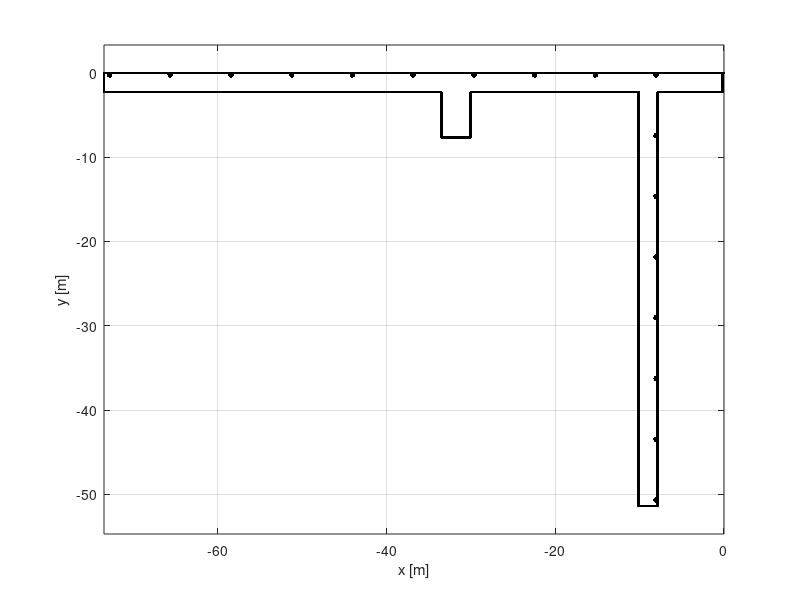

Source code (MATLAB):
data = [];
resolv = 30;
noise = 3;

%%
x = 0:resolv:73510;
y = zeros(size(x));
x_noise = noise*(2*(rand(size(x))-0.5));
y_noise = noise*(2*(rand(size(y))-0.5));
data = [-1*x+x_noise;y+y_noise];

%%
y = resolv:resolv:2280;
x = zeros(size(y));
x_noise = noise*(2*(rand(size(x))-0.5));
y_noise = noise*(2*(rand(size(y))-0.5));
data_section = [x+x_noise+data(1,end);-1*y+y_noise+data(2,end)];
data = [data data_section];

%%
x = resolv:resolv:40000;
y = zeros(size(x));
x_noise = noise*(2*(rand(size(x))-0.5));
y_noise = noise*(2*(rand(size(y))-0.5));
data_section = [(x+x_noise+data(1,end));y+y_noise+data(2,end)];
data = [data data_section];

%%
y = resolv:resolv:5370;
x = zeros(size(y));
x_noise = noise*(2*(rand(size(x))-0.5));
y_noise = noise*(2*(rand(size(y))-0.5));
data_section = [(x+x_noise+data(1,end));-1*y+y_noise+data(2,end)];
data = [data data_section];

%%
x = resolv:resolv:3500;
y = zeros(size(x));
x_noise = noise*(2*(rand(size(x))-0.5));
y_noise = noise*(2*(rand(size(y))-0.5));
data_section = [(x+x_noise+data(1,end));y+y_noise+data(2,end)];
data = [data data_section];

%%
y = resolv:resolv:5370;
x = zeros(size(y));
x_noise = noise*(2*(rand(size(x))-0.5));
y_noise = noise*(2*(rand(size(y))-0.5));
data_section = [(x+x_noise+data(1,end));y+y_noise+data(2,end)];
data = [data data_section];

%%
x = resolv:resolv:19900;
y = zeros(size(x));
x_noise = noise*(2*(rand(size(x))-0.5));
y_noise = noise*(2*(rand(size(y))-0.5));
data_section = [(x+x_noise+data(1,end));y+y_noise+data(2,end)];
data = [data data_section];

%%
y = resolv:resolv:49130;
x = zeros(size(y));
x_noise = noise*(2*(rand(size(x))-0.5));
y_noise = noise*(2*(rand(size(y))-0.5));
data_section = [(x+x_noise+data(1,end));-1*y+y_noise+data(2,end)];
data = [data data_section];

%%
x = resolv:resolv:2300;
y = zeros(size(x));
x_noise = noise*(2*(rand(size(x))-0.5));
y_noise = noise*(2*(rand(size(y))-0.5));
data_section = [(x+x_noise+data(1,end));y+y_noise+data(2,end)];
data = [data data_section];

%%
y = resolv:resolv:49130;
x = zeros(size(y));
x_noise = noise*(2*(rand(size(x))-0.5));
y_noise = noise*(2*(rand(size(y))-0.5));
data_section = [(x+x_noise+data(1,end));y+y_noise+data(2,end)];
data = [data data_section];

%%
x = resolv:resolv:7690;
y = zeros(size(x));
x_noise = noise*(2*(rand(size(x))-0.5));
y_noise = noise*(2*(rand(size(y))-0.5));
data_section = [(x+x_noise+data(1,end));y+y_noise+data(2,end)];
data = [data data_section];

%%
y = resolv:resolv:2280;
x = zeros(size(y));
x_noise = noise*(2*(rand(size(x))-0.5));
y_noise = noise*(2*(rand(size(y))-0.5));
data_section = [x+x_noise+data(1,end);y+y_noise+data(2,end)];
data = [data data_section];

%%
x_c = 8050;
y_c = 250;
r = 350/2;
phi = 1:10:360;
x = r*cosd(phi) + x_c;
y = r*sind(phi) + y_c;

x_noise = noise*(2*(rand(size(x))-0.5));
y_noise = noise*(2*(rand(size(y))-0.5));
data_section = [-1*x+x_noise;-1*y+y_noise];

% subsample = 1;
% plot(data(1,1:subsample:end),data(2,1:subsample:end),'.k');
% axis equal;

data = [data data_section];

%%
x_c = 8050;
y_c = 250;

for i = 1:9
    x_c = x_c + 7200;
    y_c = 250;
    r = 350/2;
    phi = 1:10:360;
    x = r*cosd(phi) + x_c;
    y = r*sind(phi) + y_c;

    x_noise = noise*(2*(rand(size(x))-0.5));
    y_noise = noise*(2*(rand(size(y))-0.5));
    data_section = [-1*x+x_noise;-1*y+y_noise];

    % subsample = 1;
    % plot(data(1,1:subsample:end),data(2,1:subsample:end),'.k');
    % axis equal;

    data = [data data_section];
end

%%
x_c = 8050;
y_c = 250;

for i = 1:7
    y_c = y_c + 7200;
    
    r = 350/2;
    phi = 1:10:360;
    x = r*cosd(phi) + x_c;
    y = r*sind(phi) + y_c;

    x_noise = noise*(2*(rand(size(x))-0.5));
    y_noise = noise*(2*(rand(size(y))-0.5));    
    data_section = [-1*x+x_noise;-1*y+y_noise];

    % subsample = 1;
    % plot(data(1,1:subsample:end),data(2,1:subsample:end),'.k');
    % axis equal;

    data = [data data_section];
end

%% Plot

subsample = 1;
plot(data(1,1:subsample:end)/1e3,data(2,1:subsample:end)/1e3,'.k');
axis equal;
xlabel('x [m]');
ylabel('y [m]');
grid on;